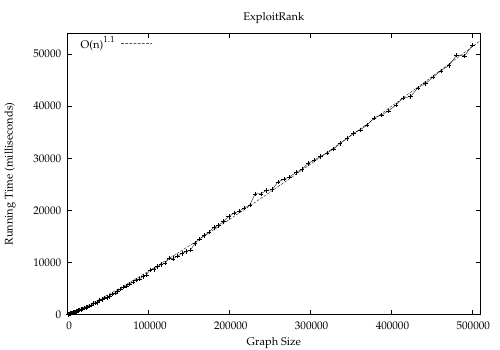

gnuplot code for this plot:
set title "ExploitRank"
set terminal postscript enhanced 
set xlabel "Graph Size"
set ylabel "Running Time"
set output "attack_graph.ps"
set key top left 
f1(x) = a1*x**b1
a1 = 1; b1 = 1;
fit f1(x) 'r_time.dat' using ($1+$2):($3) via a1, b1
plot 'r_time.dat' using ($1+$2):($3) title ''  with linespoints, \
  a1*x**b1 title 'x**1.1'
